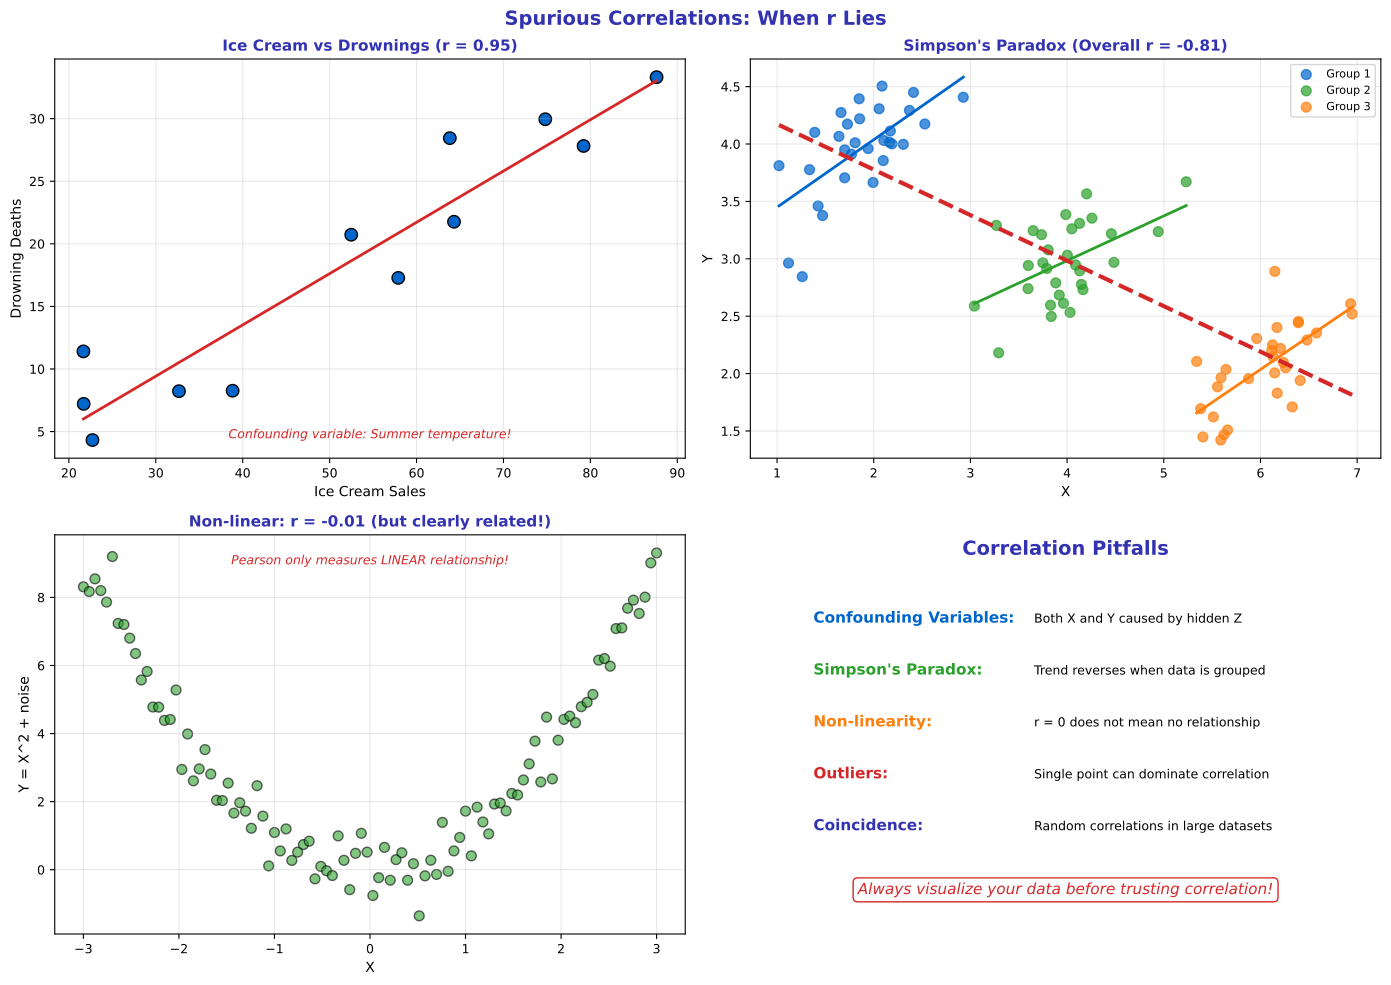

This chart was generated by the following Python code:
"""Spurious Correlation - Misleading relationships"""
import matplotlib.pyplot as plt
import numpy as np
from pathlib import Path

plt.rcParams.update({
    'font.size': 10,
    'axes.labelsize': 10,
    'axes.titlesize': 11,
    'xtick.labelsize': 9,
    'ytick.labelsize': 9,
    'legend.fontsize': 9,
    'figure.figsize': (10, 6),
    'figure.dpi': 150
})

MLPURPLE = '#3333B2'
MLLAVENDER = '#ADADE0'
MLBLUE = '#0066CC'
MLORANGE = '#FF7F0E'
MLGREEN = '#2CA02C'
MLRED = '#D62728'

np.random.seed(42)

fig, axes = plt.subplots(2, 2, figsize=(14, 10))
fig.suptitle('Spurious Correlations: When r Lies', fontsize=14, fontweight='bold', color=MLPURPLE)

# Plot 1: Confounding variable
ax1 = axes[0, 0]
# Ice cream sales and drowning deaths - both caused by hot weather
time = np.arange(12)  # Months
ice_cream = 50 + 30 * np.sin(2 * np.pi * time / 12) + np.random.normal(0, 5, 12)
drownings = 20 + 15 * np.sin(2 * np.pi * time / 12) + np.random.normal(0, 3, 12)

ax1.scatter(ice_cream, drownings, color=MLBLUE, s=80, edgecolors='black')
r = np.corrcoef(ice_cream, drownings)[0, 1]

z = np.polyfit(ice_cream, drownings, 1)
ax1.plot(np.sort(ice_cream), np.poly1d(z)(np.sort(ice_cream)), color=MLRED, linewidth=2)

ax1.set_title(f'Ice Cream vs Drownings (r = {r:.2f})', fontsize=11, fontweight='bold', color=MLPURPLE)
ax1.set_xlabel('Ice Cream Sales', fontsize=10)
ax1.set_ylabel('Drowning Deaths', fontsize=10)
ax1.grid(alpha=0.3)
ax1.text(0.5, 0.05, 'Confounding variable: Summer temperature!',
         transform=ax1.transAxes, fontsize=9, ha='center', style='italic', color=MLRED)

# Plot 2: Simpson's Paradox
ax2 = axes[0, 1]
# Overall negative, but positive within groups
group1_x = np.random.normal(2, 0.5, 30)
group1_y = 0.5 * group1_x + np.random.normal(0, 0.3, 30) + 3

group2_x = np.random.normal(4, 0.5, 30)
group2_y = 0.5 * group2_x + np.random.normal(0, 0.3, 30) + 1

group3_x = np.random.normal(6, 0.5, 30)
group3_y = 0.5 * group3_x + np.random.normal(0, 0.3, 30) - 1

all_x = np.concatenate([group1_x, group2_x, group3_x])
all_y = np.concatenate([group1_y, group2_y, group3_y])

ax2.scatter(group1_x, group1_y, color=MLBLUE, s=50, label='Group 1', alpha=0.7)
ax2.scatter(group2_x, group2_y, color=MLGREEN, s=50, label='Group 2', alpha=0.7)
ax2.scatter(group3_x, group3_y, color=MLORANGE, s=50, label='Group 3', alpha=0.7)

# Group trendlines (positive)
for gx, gy, color in [(group1_x, group1_y, MLBLUE), (group2_x, group2_y, MLGREEN),
                       (group3_x, group3_y, MLORANGE)]:
    z = np.polyfit(gx, gy, 1)
    ax2.plot(np.sort(gx), np.poly1d(z)(np.sort(gx)), color=color, linewidth=2)

# Overall trendline (negative!)
z_all = np.polyfit(all_x, all_y, 1)
ax2.plot(np.sort(all_x), np.poly1d(z_all)(np.sort(all_x)), color=MLRED, linewidth=3, linestyle='--')

r_overall = np.corrcoef(all_x, all_y)[0, 1]
ax2.set_title(f"Simpson's Paradox (Overall r = {r_overall:.2f})", fontsize=11,
              fontweight='bold', color=MLPURPLE)
ax2.set_xlabel('X', fontsize=10)
ax2.set_ylabel('Y', fontsize=10)
ax2.legend(fontsize=8)
ax2.grid(alpha=0.3)

# Plot 3: Non-linear relationship (zero correlation)
ax3 = axes[1, 0]
x = np.linspace(-3, 3, 100)
y = x**2 + np.random.normal(0, 0.5, 100)
r = np.corrcoef(x, y)[0, 1]

ax3.scatter(x, y, color=MLGREEN, s=50, alpha=0.6, edgecolors='black')
ax3.set_title(f'Non-linear: r = {r:.2f} (but clearly related!)', fontsize=11,
              fontweight='bold', color=MLPURPLE)
ax3.set_xlabel('X', fontsize=10)
ax3.set_ylabel('Y = X^2 + noise', fontsize=10)
ax3.grid(alpha=0.3)
ax3.text(0.5, 0.95, 'Pearson only measures LINEAR relationship!',
         transform=ax3.transAxes, fontsize=9, ha='center', va='top', style='italic', color=MLRED)

# Plot 4: Warnings
ax4 = axes[1, 1]
ax4.axis('off')

ax4.text(0.5, 0.95, 'Correlation Pitfalls', ha='center', fontsize=14,
         fontweight='bold', color=MLPURPLE, transform=ax4.transAxes)

warnings = [
    ('Confounding Variables', 'Both X and Y caused by hidden Z', MLBLUE),
    ("Simpson's Paradox", 'Trend reverses when data is grouped', MLGREEN),
    ('Non-linearity', 'r = 0 does not mean no relationship', MLORANGE),
    ('Outliers', 'Single point can dominate correlation', MLRED),
    ('Coincidence', 'Random correlations in large datasets', MLPURPLE),
]

y = 0.78
for title, desc, color in warnings:
    ax4.text(0.1, y, title + ':', fontsize=11, fontweight='bold', color=color, transform=ax4.transAxes)
    ax4.text(0.45, y, desc, fontsize=9, transform=ax4.transAxes)
    y -= 0.13

ax4.text(0.5, 0.1, 'Always visualize your data before trusting correlation!',
         ha='center', fontsize=11, style='italic', color=MLRED, transform=ax4.transAxes,
         bbox=dict(boxstyle='round', facecolor='white', edgecolor=MLRED))

plt.tight_layout()
plt.savefig(Path(__file__).parent / 'chart.pdf', dpi=300, bbox_inches='tight')
plt.close()
